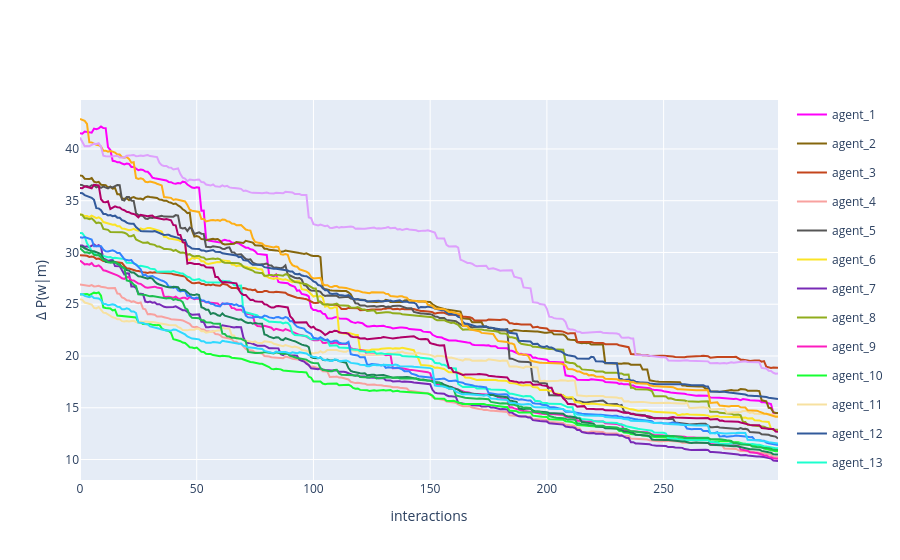

The code cell stored with this chart in its notebook:
### Code cell
fig = multi_agent_update_plot_from_df(vocab_dif)
fig.update_layout(
    # title='Dyadic interaction in a random environment',
    yaxis_title='Δ P(w|m)',
    xaxis_title='interactions'
)
fig.show()

### Figure 1 — Plotly figure (JSON) as saved in the notebook; plotly's stock layout.template omitted (floating-point values rounded to 4 significant figures; data arrays with more than 128 entries replaced by an {"elided": "..."} marker saying what was removed)
{"data": [{"legendgroup": "agent_1", "line": {"color": "#FE00FA"}, "mode": "lines", "name": "agent_1", "showlegend": true, "x": {"elided": "300 int values"}, "y": {"elided": "300 float values"}, "type": "scatter"}, {"legendgroup": "agent_2", "line": {"color": "#85660D"}, "mode": "lines", "name": "agent_2", "showlegend": true, "x": {"elided": "300 int values"}, "y": {"elided": "300 float values"}, "type": "scatter"}, {"legendgroup": "agent_3", "line": {"color": "#C4451C"}, "mode": "lines", "name": "agent_3", "showlegend": true, "x": {"elided": "300 int values"}, "y": {"elided": "300 float values"}, "type": "scatter"}, {"legendgroup": "agent_4", "line": {"color": "#F8A19F"}, "mode": "lines", "name": "agent_4", "showlegend": true, "x": {"elided": "300 int values"}, "y": {"elided": "300 float values"}, "type": "scatter"}, {"legendgroup": "agent_5", "line": {"color": "#565656"}, "mode": "lines", "name": "agent_5", "showlegend": true, "x": {"elided": "300 int values"}, "y": {"elided": "300 float values"}, "type": "scatter"}, {"legendgroup": "agent_6", "line": {"color": "#FBE426"}, "mode": "lines", "name": "agent_6", "showlegend": true, "x": {"elided": "300 int values"}, "y": {"elided": "300 float values"}, "type": "scatter"}, {"legendgroup": "agent_7", "line": {"color": "#782AB6"}, "mode": "lines", "name": "agent_7", "showlegend": true, "x": {"elided": "300 int values"}, "y": {"elided": "300 float values"}, "type": "scatter"}, {"legendgroup": "agent_8", "line": {"color": "#90AD1C"}, "mode": "lines", "name": "agent_8", "showlegend": true, "x": {"elided": "300 int values"}, "y": {"elided": "300 float values"}, "type": "scatter"}, {"legendgroup": "agent_9", "line": {"color": "#FC1CBF"}, "mode": "lines", "name": "agent_9", "showlegend": true, "x": {"elided": "300 int values"}, "y": {"elided": "300 float values"}, "type": "scatter"}, {"legendgroup": "agent_10", "line": {"color": "#16FF32"}, "mode": "lines", "name": "agent_10", "showlegend": true, "x": {"elided": "300 int values"}, "y": {"elided": "300 float values"}, "type": "scatter"}, {"legendgroup": "agent_11", "line": {"color": "#F7E1A0"}, "mode": "lines", "name": "agent_11", "showlegend": true, "x": {"elided": "300 int values"}, "y": {"elided": "300 float values"}, "type": "scatter"}, {"legendgroup": "agent_12", "line": {"color": "#325A9B"}, "mode": "lines", "name": "agent_12", "showlegend": true, "x": {"elided": "300 int values"}, "y": {"elided": "300 float values"}, "type": "scatter"}, {"legendgroup": "agent_13", "line": {"color": "#1CFFCE"}, "mode": "lines", "name": "agent_13", "showlegend": true, "x": {"elided": "300 int values"}, "y": {"elided": "300 float values"}, "type": "scatter"}, {"legendgroup": "agent_14", "line": {"color": "#3283FE"}, "mode": "lines", "name": "agent_14", "showlegend": true, "x": {"elided": "300 int values"}, "y": {"elided": "300 float values"}, "type": "scatter"}, {"legendgroup": "agent_15", "line": {"color": "#1C8356"}, "mode": "lines", "name": "agent_15", "showlegend": true, "x": {"elided": "300 int values"}, "y": {"elided": "300 float values"}, "type": "scatter"}, {"legendgroup": "agent_16", "line": {"color": "#FEAF16"}, "mode": "lines", "name": "agent_16", "showlegend": true, "x": {"elided": "300 int values"}, "y": {"elided": "300 float values"}, "type": "scatter"}, {"legendgroup": "agent_17", "line": {"color": "#DEA0FD"}, "mode": "lines", "name": "agent_17", "showlegend": true, "x": {"elided": "300 int values"}, "y": {"elided": "300 float values"}, "type": "scatter"}, {"legendgroup": "agent_18", "line": {"color": "#1CBE4F"}, "mode": "lines", "name": "agent_18", "showlegend": true, "x": {"elided": "300 int values"}, "y": {"elided": "300 float values"}, "type": "scatter"}, {"legendgroup": "agent_19", "line": {"color": "#2ED9FF"}, "mode": "lines", "name": "agent_19", "showlegend": true, "x": {"elided": "300 int values"}, "y": {"elided": "300 float values"}, "type": "scatter"}, {"legendgroup": "agent_20", "line": {"color": "#B00068"}, "mode": "lines", "name": "agent_20", "showlegend": true, "x": {"elided": "300 int values"}, "y": {"elided": "300 float values"}, "type": "scatter"}], "layout": {"yaxis": {"title": {"text": "Δ P(w|m)"}}, "xaxis": {"title": {"text": "interactions"}}}}
